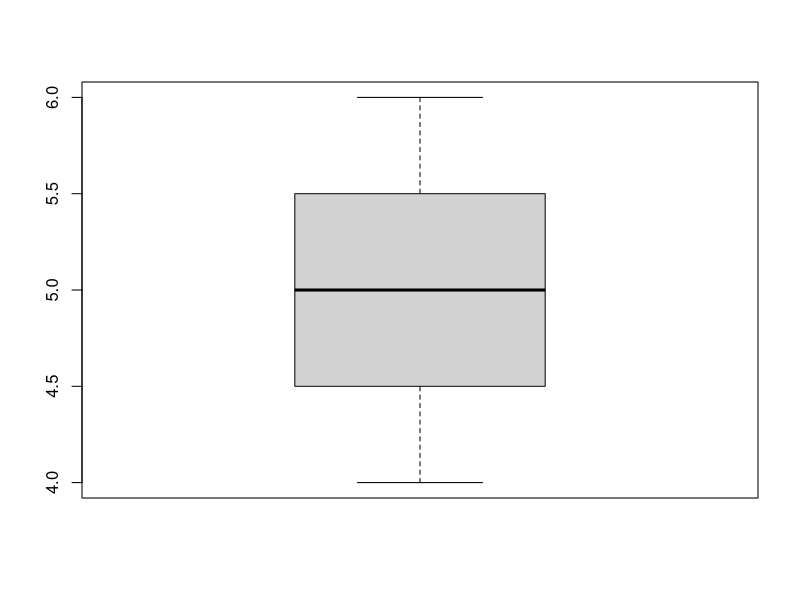
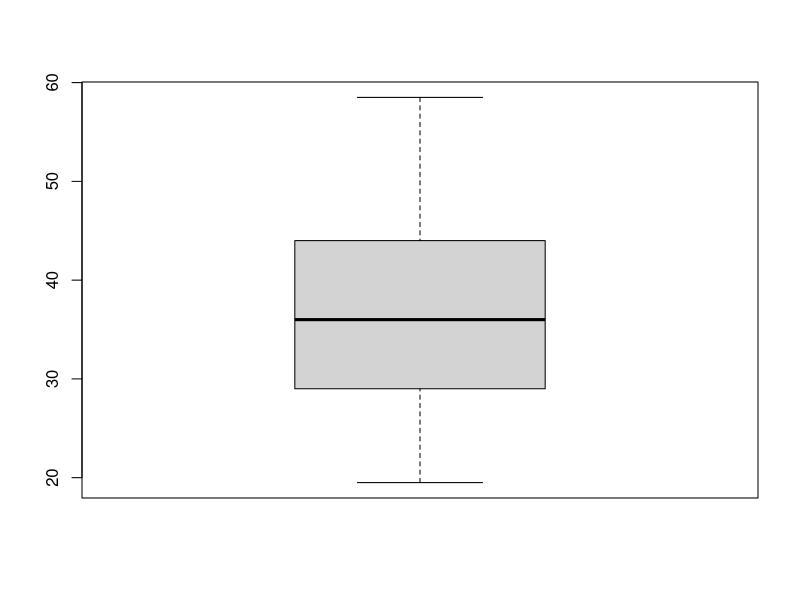

Here is the R script that generated these plots, in order: (Note: this script raises an error after producing the figures.)
1+2
x<-c(4,5,6)
x
x+10
sum(x)
y<-c(7,8,9)
x+y
boxplot(x)
mean(x)
b<- c(x,y)

i<-b*x+y*0.5
mean(b)
boxplot(i)


##########################################################
##    		operadores aritméticos	                ##
##########################################################
5+6
5-6
5*6
5/6
5**2
5^2
c(1,2)%*%c(3,4)# Produto interno
6%%2 #resto da divisão de 6 por 2
27%/%3 #quociente da divisão de 27 por 3



##########################################################
##    		operadores lógicos	                ##
##########################################################
5<7
7<=5
4>3
7>=5
5==(1+4)
5!=6
!TRUE
(5>3)|(4>7)
(5>3)&(4>7)

##########################################################
##    		funções numéricas	                ##
##########################################################

?abs #or F1 to check help documentation

abs(-3)
sqrt(49)
ceiling(3.1)
floor(4.99)
round(2.833,digits=2)
cos(pi)
sin(pi/2)
log(exp(2))
log(100,base=10)
log2(16)
log10(1000)
exp(3)

##########################################################
##    		funções estatísticas	                ##
##########################################################
mean(x,na.rm=FALSE)
sd(x)
var(x)
median(x)
quantile(x, probs=c(0.25,0.5,0.01 , 0.1))
sum(x)
min(x)
max(x)
range(x)
scale(x, center = TRUE, scale = TRUE)

##########################################################
##    		vamos praticar  1 	                ##
##########################################################
faltas<-c(1,1,2,5,6)
mean(faltas)
median(faltas)
quantile(faltas,probs=c(0.25,0.5,0.75))
faltas2<-c(1,1,2,5,6,NA,NULL,NaN)
mean(faltas2)
mean(faltas2,na.rm = TRUE)
sd(faltas)
sd(faltas2)
sd(faltas2,na.rm=TRUE)
sum(faltas)
min(faltas)
max(faltas)
range(faltas)

##########################################################
##    		vamos praticar  2 	                ##
##########################################################
horas<-c(3,4,5)
scale(horas,center=TRUE)
scale(horas,scale=FALSE)
scale(horas,scale=2)
scale(horas,center=FALSE,scale=TRUE)

mat<-matrix(c(1,4,7,2,5,8,3,6,9),nrow=3, byrow=TRUE)
mat
scale(mat,scale=FALSE) 
scale(mat,center=FALSE,scale=c(1,2,3))
dim(mat)


##########################################################
##    		vamos praticar  3 	                ##
##########################################################
sample(horas,size=1,replace=TRUE)
set.seed(87)

sample(horas,size=5,replace=TRUE)
sample(horas, size = 1, replace = TRUE, prob = c(6/10,
                                                 1/10, 3/10))
seq(from = 10, to = 15, by = 1)
1:6
rep(3:6, times = 2)
rep(3:6, each = 2)
rep(3:6, times = 2, each = 2)
##########################################################
##    			matrizes   	                ##
##########################################################
matriz2 <- matrix(x <- 11:18, nrow = 2, ncol = 4, byrow= TRUE)
matriz3 <- matrix(x <- 11:18, nrow = 2, ncol = 4, byrow= FALSE)
t(matriz3)
L1<-11:14
L2<-15:18
matriz4<-cbind(L1,L2)
matriz5<-rbind(L1,L2)
matriz4
matriz5
matriz5[1,]#todos os elementos da linha 1
matriz5[,3]#todos os elementos da coluna 3
matriz5[1,3]#elemento localizado na linha 1 e coluna 3.

##########################################################
##	Vetorização & Missing Values			##
##########################################################
T<-1:10
W<-11:20
T+W
T-W
T**2
exp(W)
faltas2<-c(1,1,2,5,6,NA)
faltas2
is.na(faltas2) #ver observações omissas


##########################################################
##	Vetores lógicos 				##
##########################################################
resposta<-c(TRUE,FALSE,FALSE)
typeof(resposta)
set.seed(5434)
set.seed(5434)
R <- rnorm(15)
R
indice<-R>0
indice
R[indice]


##########################################################
##		Fatores	 				##
##########################################################
sexo <- c("M", "F", "M", "M", "F")
sexo
typeof(sexo)
attributes(sexo)
sexo <- factor(sexo, levels = c("F", "M"))
sexo
typeof(sexo)
class(sexo)
attributes(sexo)
unclass(sexo)#permite identificar a codificação atribuída a cada nível do fator
sexo <- relevel(sexo, ref = "M")
levels(sexo)


##########################################################
##		Listas	 				##
##########################################################
lista <- list(4:7, "a", c(TRUE, TRUE, FALSE), c(1.3,6.2))
lista
typeof(lista)
lista[1]
lista[2]
lista[3]
lista[4]
lista <- list(inteiros=4:7, texto="a", logica=c(TRUE,TRUE, FALSE), double=c(1.3, 6.2))
lista


##########################################################
##		bases de dados 				##
##########################################################

bd <- data.frame(sexo=factor(c("M","F","M","F","F","M","M")), idade = c(20,30, 40, 50, 60,70,99))
bd
attributes(bd)
dim(bd)
bd$sexo
bd$idade
head(bd)
tail(bd)
bd[1,1]
bd[bd$sexo=="M",]

bd[1,]
bd[c(1,5,7),]

bd[,2]
bd[,c(1,2)]

bd[bd$sexo=="M",]

### defining a list CEO
CEO <- c(11,12,13,14,15,16,17,18,19,20,50,40,34,56,12)

stem(CEO)
ls()
rm(list=ls())


## analise resposta e tratamento 
View(resposta_tratamento)
euronext <- 
  readXL("C:/Users/vasil/Documents/Mestrado/analise dados/euronext.xlsx", 
         rownames=FALSE, header=TRUE, na="", sheet="dados", stringsAsFactors=TRUE)

names(euronext)


colinestrease <- 
  readXL("C:/Users/vasil/Documents/Mestrado/analise dados/colineasterase.xls",
         rownames=FALSE, header=TRUE, na="", sheet="Folha1", stringsAsFactors=TRUE)

#saber a natureza da distribuição
normalityTest(~cserica, test="shapiro.test", data=colinestrease)

normalityTest(~idade, test="shapiro.test", data=colinestrease)


#quando um teste é maior que o valor de erro vai de x a 10% , mas é definido á priori 
#quando o valor p-value é maior que o valor do erro, ele é normal, nao negado 

#### testar o valor medio, com teste de HIPOTESE

#opção 1
### DEFINIR H0: Medio = 73
### DEFINIR H1: Medio != 73
#opção 2
### DEFINIR H0: Medio >= 73   # definido a partir da media devolvida no R
### DEFINIR H1: Medio < 73	   # o maior ou igual é definido com base na media 

bpm <- readXL("C:/Users/vasil/Documents/Mestrado/analise dados/bpm.xlsx", 
              rownames=FALSE, header=TRUE, na="", sheet="Folha1", stringsAsFactors=TRUE)

library(abind, pos=17)
library(e1071, pos=18)
numSummary(bpm[,"bpm", drop=FALSE], statistics=c("mean", "sd", "IQR", 
                                                 "quantiles"), quantiles=c(0,.25,.5,.75,1))

with(bpm, (t.test(bpm, alternative = "two.sided", mu = 0.0, conf.level = 
                    .95)))

#output
#t = -7.4987, df = 19, p-value = 0.0000004322

with(bpm, (t.test(bpm, alternative = "less", mu = 73, conf.level = .95)))





